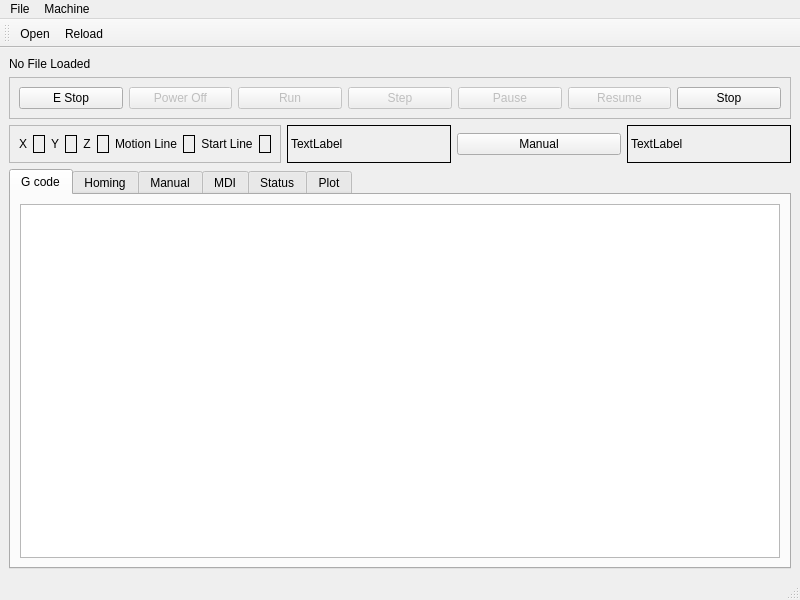
<?xml version="1.0" encoding="UTF-8"?>
<ui version="4.0">
 <class>MainWindow</class>
 <widget class="QMainWindow" name="MainWindow">
  <property name="geometry">
   <rect>
    <x>0</x>
    <y>0</y>
    <width>800</width>
    <height>600</height>
   </rect>
  </property>
  <widget class="QWidget" name="centralwidget">
   <layout class="QGridLayout" name="gridLayout_6">
    <item row="2" column="1">
     <widget class="QLabel" name="status_lb">
      <property name="frameShape">
       <enum>QFrame::Box</enum>
      </property>
      <property name="text">
       <string>TextLabel</string>
      </property>
     </widget>
    </item>
    <item row="2" column="3">
     <widget class="QLabel" name="state_lb">
      <property name="frameShape">
       <enum>QFrame::Box</enum>
      </property>
      <property name="text">
       <string>TextLabel</string>
      </property>
     </widget>
    </item>
    <item row="2" column="2">
     <widget class="QPushButton" name="manual_mode_pb">
      <property name="text">
       <string>Manual</string>
      </property>
     </widget>
    </item>
    <item row="0" column="0">
     <widget class="QLabel" name="file_lb">
      <property name="text">
       <string>No File Loaded</string>
      </property>
     </widget>
    </item>
    <item row="2" column="0">
     <widget class="QFrame" name="frame_4">
      <property name="frameShape">
       <enum>QFrame::StyledPanel</enum>
      </property>
      <property name="frameShadow">
       <enum>QFrame::Raised</enum>
      </property>
      <layout class="QGridLayout" name="gridLayout_4">
       <item row="0" column="4">
        <widget class="QLabel" name="label_3">
         <property name="text">
          <string>Z</string>
         </property>
         <property name="alignment">
          <set>Qt::AlignCenter</set>
         </property>
        </widget>
       </item>
       <item row="0" column="0">
        <widget class="QLabel" name="label">
         <property name="text">
          <string>X</string>
         </property>
         <property name="alignment">
          <set>Qt::AlignCenter</set>
         </property>
        </widget>
       </item>
       <item row="0" column="6">
        <widget class="QLabel" name="label_4">
         <property name="text">
          <string>Motion Line</string>
         </property>
         <property name="alignment">
          <set>Qt::AlignCenter</set>
         </property>
        </widget>
       </item>
       <item row="0" column="3">
        <widget class="QLabel" name="dro_lb_y">
         <property name="font">
          <font>
           <family>FreeMono</family>
           <pointsize>12</pointsize>
           <weight>50</weight>
           <bold>false</bold>
          </font>
         </property>
         <property name="frameShape">
          <enum>QFrame::Box</enum>
         </property>
         <property name="text">
          <string/>
         </property>
        </widget>
       </item>
       <item row="0" column="5">
        <widget class="QLabel" name="dro_lb_z">
         <property name="font">
          <font>
           <family>FreeMono</family>
           <pointsize>12</pointsize>
           <weight>50</weight>
           <bold>false</bold>
          </font>
         </property>
         <property name="frameShape">
          <enum>QFrame::Box</enum>
         </property>
         <property name="text">
          <string/>
         </property>
        </widget>
       </item>
       <item row="0" column="8">
        <widget class="QLabel" name="label_5">
         <property name="text">
          <string>Start Line</string>
         </property>
         <property name="alignment">
          <set>Qt::AlignCenter</set>
         </property>
        </widget>
       </item>
       <item row="0" column="7">
        <widget class="QLabel" name="motion_line_lb">
         <property name="font">
          <font>
           <family>FreeMono</family>
           <pointsize>12</pointsize>
           <weight>50</weight>
           <bold>false</bold>
          </font>
         </property>
         <property name="frameShape">
          <enum>QFrame::Box</enum>
         </property>
         <property name="text">
          <string/>
         </property>
        </widget>
       </item>
       <item row="0" column="2">
        <widget class="QLabel" name="label_2">
         <property name="text">
          <string>Y</string>
         </property>
         <property name="alignment">
          <set>Qt::AlignCenter</set>
         </property>
        </widget>
       </item>
       <item row="0" column="1">
        <widget class="QLabel" name="dro_lb_x">
         <property name="font">
          <font>
           <family>FreeMono</family>
           <pointsize>12</pointsize>
           <weight>50</weight>
           <bold>false</bold>
          </font>
         </property>
         <property name="frameShape">
          <enum>QFrame::Box</enum>
         </property>
         <property name="text">
          <string/>
         </property>
        </widget>
       </item>
       <item row="0" column="9">
        <widget class="QLabel" name="start_line_lb">
         <property name="font">
          <font>
           <family>FreeMono</family>
           <pointsize>12</pointsize>
           <weight>50</weight>
           <bold>false</bold>
          </font>
         </property>
         <property name="frameShape">
          <enum>QFrame::Box</enum>
         </property>
         <property name="text">
          <string/>
         </property>
        </widget>
       </item>
      </layout>
     </widget>
    </item>
    <item row="1" column="0" colspan="4">
     <widget class="QFrame" name="frame">
      <property name="frameShape">
       <enum>QFrame::StyledPanel</enum>
      </property>
      <layout class="QGridLayout" name="gridLayout">
       <item row="0" column="1">
        <widget class="QPushButton" name="power_pb">
         <property name="enabled">
          <bool>false</bool>
         </property>
         <property name="text">
          <string>Power Off</string>
         </property>
        </widget>
       </item>
       <item row="0" column="3">
        <widget class="QPushButton" name="step_pb">
         <property name="enabled">
          <bool>false</bool>
         </property>
         <property name="text">
          <string>Step</string>
         </property>
        </widget>
       </item>
       <item row="0" column="0">
        <widget class="QPushButton" name="estop_pb">
         <property name="text">
          <string>E Stop</string>
         </property>
        </widget>
       </item>
       <item row="0" column="5">
        <widget class="QPushButton" name="resume_pb">
         <property name="enabled">
          <bool>false</bool>
         </property>
         <property name="text">
          <string>Resume</string>
         </property>
        </widget>
       </item>
       <item row="0" column="2">
        <widget class="QPushButton" name="run_pb">
         <property name="enabled">
          <bool>false</bool>
         </property>
         <property name="text">
          <string>Run</string>
         </property>
        </widget>
       </item>
       <item row="0" column="4">
        <widget class="QPushButton" name="pause_pb">
         <property name="enabled">
          <bool>false</bool>
         </property>
         <property name="text">
          <string>Pause</string>
         </property>
        </widget>
       </item>
       <item row="0" column="6">
        <widget class="QPushButton" name="stop_pb">
         <property name="enabled">
          <bool>true</bool>
         </property>
         <property name="text">
          <string>Stop</string>
         </property>
        </widget>
       </item>
      </layout>
     </widget>
    </item>
    <item row="3" column="0" colspan="4">
     <widget class="QTabWidget" name="tabWidget">
      <property name="currentIndex">
       <number>0</number>
      </property>
      <widget class="QWidget" name="gcode_tab">
       <attribute name="title">
        <string>G code</string>
       </attribute>
       <layout class="QVBoxLayout" name="verticalLayout">
        <item>
         <widget class="QPlainTextEdit" name="gcode_pte">
          <property name="font">
           <font>
            <family>FreeMono</family>
           </font>
          </property>
         </widget>
        </item>
       </layout>
      </widget>
      <widget class="QWidget" name="homing_tab">
       <attribute name="title">
        <string>Homing</string>
       </attribute>
       <layout class="QGridLayout" name="gridLayout_7">
        <item row="0" column="0">
         <widget class="QFrame" name="frame_2">
          <property name="frameShape">
           <enum>QFrame::StyledPanel</enum>
          </property>
          <property name="frameShadow">
           <enum>QFrame::Raised</enum>
          </property>
          <layout class="QGridLayout" name="gridLayout_2">
           <item row="1" column="0">
            <widget class="QPushButton" name="home_pb_0">
             <property name="enabled">
              <bool>false</bool>
             </property>
             <property name="text">
              <string>Home X</string>
             </property>
            </widget>
           </item>
           <item row="3" column="1">
            <widget class="QPushButton" name="unhome_pb_1">
             <property name="enabled">
              <bool>false</bool>
             </property>
             <property name="text">
              <string>UnHome Y</string>
             </property>
            </widget>
           </item>
           <item row="3" column="0">
            <widget class="QPushButton" name="unhome_pb_0">
             <property name="enabled">
              <bool>false</bool>
             </property>
             <property name="text">
              <string>UnHome X</string>
             </property>
            </widget>
           </item>
           <item row="3" column="3">
            <spacer name="horizontalSpacer">
             <property name="orientation">
              <enum>Qt::Horizontal</enum>
             </property>
             <property name="sizeHint" stdset="0">
              <size>
               <width>40</width>
               <height>20</height>
              </size>
             </property>
            </spacer>
           </item>
           <item row="1" column="1">
            <widget class="QPushButton" name="home_pb_1">
             <property name="enabled">
              <bool>false</bool>
             </property>
             <property name="text">
              <string>Home Y</string>
             </property>
            </widget>
           </item>
           <item row="3" column="2">
            <widget class="QPushButton" name="unhome_pb_2">
             <property name="enabled">
              <bool>false</bool>
             </property>
             <property name="text">
              <string>UnHome Z</string>
             </property>
            </widget>
           </item>
           <item row="5" column="0">
            <spacer name="verticalSpacer">
             <property name="orientation">
              <enum>Qt::Vertical</enum>
             </property>
             <property name="sizeHint" stdset="0">
              <size>
               <width>20</width>
               <height>40</height>
              </size>
             </property>
            </spacer>
           </item>
           <item row="0" column="0" colspan="3">
            <widget class="QPushButton" name="home_all_pb">
             <property name="enabled">
              <bool>false</bool>
             </property>
             <property name="text">
              <string>Home All</string>
             </property>
            </widget>
           </item>
           <item row="1" column="2">
            <widget class="QPushButton" name="home_pb_2">
             <property name="enabled">
              <bool>false</bool>
             </property>
             <property name="text">
              <string>Home Z</string>
             </property>
            </widget>
           </item>
           <item row="2" column="0" colspan="3">
            <widget class="QPushButton" name="unhome_all_pb">
             <property name="enabled">
              <bool>false</bool>
             </property>
             <property name="text">
              <string>UnHome All</string>
             </property>
            </widget>
           </item>
          </layout>
         </widget>
        </item>
       </layout>
      </widget>
      <widget class="QWidget" name="manual_tab">
       <attribute name="title">
        <string>Manual</string>
       </attribute>
       <layout class="QGridLayout" name="gridLayout_8">
        <item row="0" column="0">
         <widget class="QFrame" name="frame_3">
          <property name="frameShape">
           <enum>QFrame::StyledPanel</enum>
          </property>
          <property name="frameShadow">
           <enum>QFrame::Raised</enum>
          </property>
          <layout class="QGridLayout" name="gridLayout_3">
           <item row="1" column="0">
            <widget class="QPushButton" name="jog_plus_pb_0">
             <property name="text">
              <string>Jog X +</string>
             </property>
            </widget>
           </item>
           <item row="2" column="1">
            <widget class="QPushButton" name="jog_minus_pb_1">
             <property name="text">
              <string>Jog Y -</string>
             </property>
            </widget>
           </item>
           <item row="2" column="0">
            <widget class="QPushButton" name="jog_minus_pb_0">
             <property name="text">
              <string>Jog X -</string>
             </property>
            </widget>
           </item>
           <item row="1" column="1">
            <widget class="QPushButton" name="jog_plus_pb_1">
             <property name="text">
              <string>Jog Y +</string>
             </property>
            </widget>
           </item>
           <item row="1" column="2">
            <widget class="QPushButton" name="jog_plus_pb_2">
             <property name="text">
              <string>Jog Z +</string>
             </property>
            </widget>
           </item>
           <item row="2" column="2">
            <widget class="QPushButton" name="jog_minus_pb_2">
             <property name="text">
              <string>Jog Z -</string>
             </property>
            </widget>
           </item>
           <item row="0" column="1">
            <widget class="QComboBox" name="jog_modes_cb"/>
           </item>
           <item row="0" column="0">
            <widget class="QLabel" name="label_6">
             <property name="text">
              <string>Jog Mode</string>
             </property>
             <property name="alignment">
              <set>Qt::AlignCenter</set>
             </property>
            </widget>
           </item>
          </layout>
         </widget>
        </item>
        <item row="0" column="2">
         <spacer name="horizontalSpacer_2">
          <property name="orientation">
           <enum>Qt::Horizontal</enum>
          </property>
          <property name="sizeHint" stdset="0">
           <size>
            <width>40</width>
            <height>20</height>
           </size>
          </property>
         </spacer>
        </item>
        <item row="2" column="0">
         <spacer name="verticalSpacer_2">
          <property name="orientation">
           <enum>Qt::Vertical</enum>
          </property>
          <property name="sizeHint" stdset="0">
           <size>
            <width>20</width>
            <height>40</height>
           </size>
          </property>
         </spacer>
        </item>
        <item row="0" column="3">
         <widget class="QFrame" name="frame_5">
          <property name="minimumSize">
           <size>
            <width>150</width>
            <height>0</height>
           </size>
          </property>
          <property name="frameShape">
           <enum>QFrame::StyledPanel</enum>
          </property>
          <property name="frameShadow">
           <enum>QFrame::Raised</enum>
          </property>
          <layout class="QGridLayout" name="gridLayout_12">
           <item row="1" column="0">
            <widget class="QPushButton" name="y_touchoff_pb">
             <property name="text">
              <string>Touch Off Y</string>
             </property>
            </widget>
           </item>
           <item row="0" column="0">
            <widget class="QPushButton" name="x_touchoff_pb">
             <property name="text">
              <string>Touch Off X</string>
             </property>
            </widget>
           </item>
           <item row="3" column="0">
            <widget class="QDoubleSpinBox" name="touchoff_dsb">
             <property name="decimals">
              <number>3</number>
             </property>
             <property name="minimum">
              <double>-1000.000000000000000</double>
             </property>
             <property name="maximum">
              <double>1000.000000000000000</double>
             </property>
             <property name="singleStep">
              <double>0.001000000000000</double>
             </property>
             <property name="stepType">
              <enum>QAbstractSpinBox::DefaultStepType</enum>
             </property>
            </widget>
           </item>
           <item row="2" column="0">
            <widget class="QPushButton" name="z_touchoff_pb">
             <property name="text">
              <string>Touch Off Z</string>
             </property>
            </widget>
           </item>
          </layout>
         </widget>
        </item>
        <item row="1" column="0">
         <widget class="QGroupBox" name="groupBox">
          <property name="title">
           <string>Jog Velocity</string>
          </property>
          <layout class="QGridLayout" name="gridLayout_5">
           <item row="0" column="3">
            <widget class="QLabel" name="label_11">
             <property name="text">
              <string>Max</string>
             </property>
             <property name="alignment">
              <set>Qt::AlignCenter</set>
             </property>
            </widget>
           </item>
           <item row="1" column="3">
            <widget class="QLabel" name="max_jog_vel_lb">
             <property name="text">
              <string>0</string>
             </property>
             <property name="alignment">
              <set>Qt::AlignCenter</set>
             </property>
            </widget>
           </item>
           <item row="1" column="1">
            <widget class="QSlider" name="jog_vel_s">
             <property name="orientation">
              <enum>Qt::Horizontal</enum>
             </property>
             <property name="tickPosition">
              <enum>QSlider::TicksBelow</enum>
             </property>
            </widget>
           </item>
           <item row="1" column="0">
            <widget class="QLabel" name="min_jog_vel_lb">
             <property name="text">
              <string>0</string>
             </property>
             <property name="alignment">
              <set>Qt::AlignCenter</set>
             </property>
            </widget>
           </item>
           <item row="2" column="1">
            <widget class="QLabel" name="label_9">
             <property name="text">
              <string>Jog Velocity &gt;</string>
             </property>
             <property name="alignment">
              <set>Qt::AlignRight|Qt::AlignTrailing|Qt::AlignVCenter</set>
             </property>
            </widget>
           </item>
           <item row="0" column="0">
            <widget class="QLabel" name="label_10">
             <property name="text">
              <string>Min</string>
             </property>
             <property name="alignment">
              <set>Qt::AlignCenter</set>
             </property>
            </widget>
           </item>
           <item row="2" column="2">
            <widget class="QLabel" name="jog_vel_lb">
             <property name="text">
              <string>0</string>
             </property>
            </widget>
           </item>
          </layout>
         </widget>
        </item>
        <item row="0" column="1">
         <widget class="QFrame" name="frame_6">
          <property name="frameShape">
           <enum>QFrame::StyledPanel</enum>
          </property>
          <property name="frameShadow">
           <enum>QFrame::Raised</enum>
          </property>
          <layout class="QGridLayout" name="gridLayout_13">
           <item row="1" column="0" colspan="2">
            <widget class="QPushButton" name="stop_spindle_pb">
             <property name="text">
              <string>Spindle Stop</string>
             </property>
            </widget>
           </item>
           <item row="0" column="0" colspan="2">
            <widget class="QPushButton" name="start_spindle_pb">
             <property name="enabled">
              <bool>false</bool>
             </property>
             <property name="text">
              <string>Spindle Start</string>
             </property>
            </widget>
           </item>
           <item row="2" column="1">
            <widget class="QPushButton" name="spindle_minus_pb">
             <property name="text">
              <string>-</string>
             </property>
            </widget>
           </item>
           <item row="2" column="0">
            <widget class="QPushButton" name="spindle_plus_pb">
             <property name="text">
              <string>+</string>
             </property>
            </widget>
           </item>
           <item row="3" column="0" colspan="2">
            <widget class="QSpinBox" name="spindle_speed_sb">
             <property name="maximum">
              <number>6000</number>
             </property>
            </widget>
           </item>
          </layout>
         </widget>
        </item>
       </layout>
      </widget>
      <widget class="QWidget" name="mdi_tab">
       <attribute name="title">
        <string>MDI</string>
       </attribute>
       <layout class="QGridLayout" name="gridLayout_9">
        <item row="0" column="0" colspan="2">
         <widget class="QListWidget" name="mdi_history_lw"/>
        </item>
        <item row="1" column="0" colspan="2">
         <widget class="QLineEdit" name="mdi_command_le"/>
        </item>
        <item row="2" column="0">
         <widget class="QPushButton" name="run_mdi_pb">
          <property name="enabled">
           <bool>false</bool>
          </property>
          <property name="text">
           <string>Run MDI Command</string>
          </property>
         </widget>
        </item>
        <item row="2" column="1">
         <widget class="QPushButton" name="clear_mdi_history_pb">
          <property name="text">
           <string>Clear History</string>
          </property>
         </widget>
        </item>
       </layout>
      </widget>
      <widget class="QWidget" name="status_tab">
       <attribute name="title">
        <string>Status</string>
       </attribute>
       <layout class="QGridLayout" name="gridLayout_10">
        <item row="0" column="0" rowspan="3">
         <widget class="QGroupBox" name="groupBox_2">
          <property name="title">
           <string>Errors</string>
          </property>
          <layout class="QGridLayout" name="gridLayout_11">
           <item row="0" column="0">
            <widget class="QPlainTextEdit" name="errors_pte"/>
           </item>
          </layout>
         </widget>
        </item>
        <item row="0" column="1" colspan="2">
         <widget class="QGroupBox" name="groupBox_3">
          <property name="title">
           <string>Current Active Codes</string>
          </property>
          <layout class="QVBoxLayout" name="verticalLayout_3">
           <item>
            <widget class="QLabel" name="g_codes_lb">
             <property name="text">
              <string>TextLabel</string>
             </property>
             <property name="wordWrap">
              <bool>true</bool>
             </property>
            </widget>
           </item>
           <item>
            <widget class="QLabel" name="m_codes_lb">
             <property name="text">
              <string>TextLabel</string>
             </property>
            </widget>
           </item>
          </layout>
         </widget>
        </item>
        <item row="1" column="1">
         <widget class="QGroupBox" name="groupBox_4">
          <property name="title">
           <string>Current Offsets</string>
          </property>
         </widget>
        </item>
        <item row="1" column="2">
         <widget class="QLabel" name="task_state_lb">
          <property name="text">
           <string>TextLabel</string>
          </property>
         </widget>
        </item>
        <item row="2" column="1">
         <widget class="QLabel" name="interp_state_lb">
          <property name="text">
           <string>TextLabel</string>
          </property>
         </widget>
        </item>
        <item row="2" column="2">
         <widget class="QPushButton" name="exit_pb">
          <property name="text">
           <string/>
          </property>
         </widget>
        </item>
       </layout>
      </widget>
      <widget class="QWidget" name="tab">
       <attribute name="title">
        <string>Plot</string>
       </attribute>
       <layout class="QVBoxLayout" name="verticalLayout_4">
        <item>
         <widget class="QWidget" name="plot_widget" native="true"/>
        </item>
       </layout>
      </widget>
     </widget>
    </item>
   </layout>
  </widget>
  <widget class="QMenuBar" name="menubar">
   <property name="geometry">
    <rect>
     <x>0</x>
     <y>0</y>
     <width>800</width>
     <height>24</height>
    </rect>
   </property>
   <widget class="QMenu" name="menuFile">
    <property name="title">
     <string>File</string>
    </property>
    <addaction name="actionOpen"/>
    <addaction name="actionReload"/>
    <addaction name="actionExit"/>
   </widget>
   <widget class="QMenu" name="menuMachine">
    <property name="title">
     <string>Machine</string>
    </property>
    <addaction name="actionClear_MDI"/>
   </widget>
   <addaction name="menuFile"/>
   <addaction name="menuMachine"/>
  </widget>
  <widget class="QStatusBar" name="statusbar"/>
  <widget class="QToolBar" name="toolBar">
   <property name="windowTitle">
    <string>toolBar</string>
   </property>
   <attribute name="toolBarArea">
    <enum>TopToolBarArea</enum>
   </attribute>
   <attribute name="toolBarBreak">
    <bool>false</bool>
   </attribute>
   <addaction name="actionOpen"/>
   <addaction name="actionReload"/>
  </widget>
  <action name="actionOpen">
   <property name="text">
    <string>Open</string>
   </property>
  </action>
  <action name="actionReload">
   <property name="text">
    <string>Reload</string>
   </property>
  </action>
  <action name="actionClear_MDI">
   <property name="text">
    <string>Clear MDI</string>
   </property>
  </action>
  <action name="actionExit">
   <property name="text">
    <string>Exit</string>
   </property>
  </action>
 </widget>
 <resources/>
 <connections/>
</ui>
